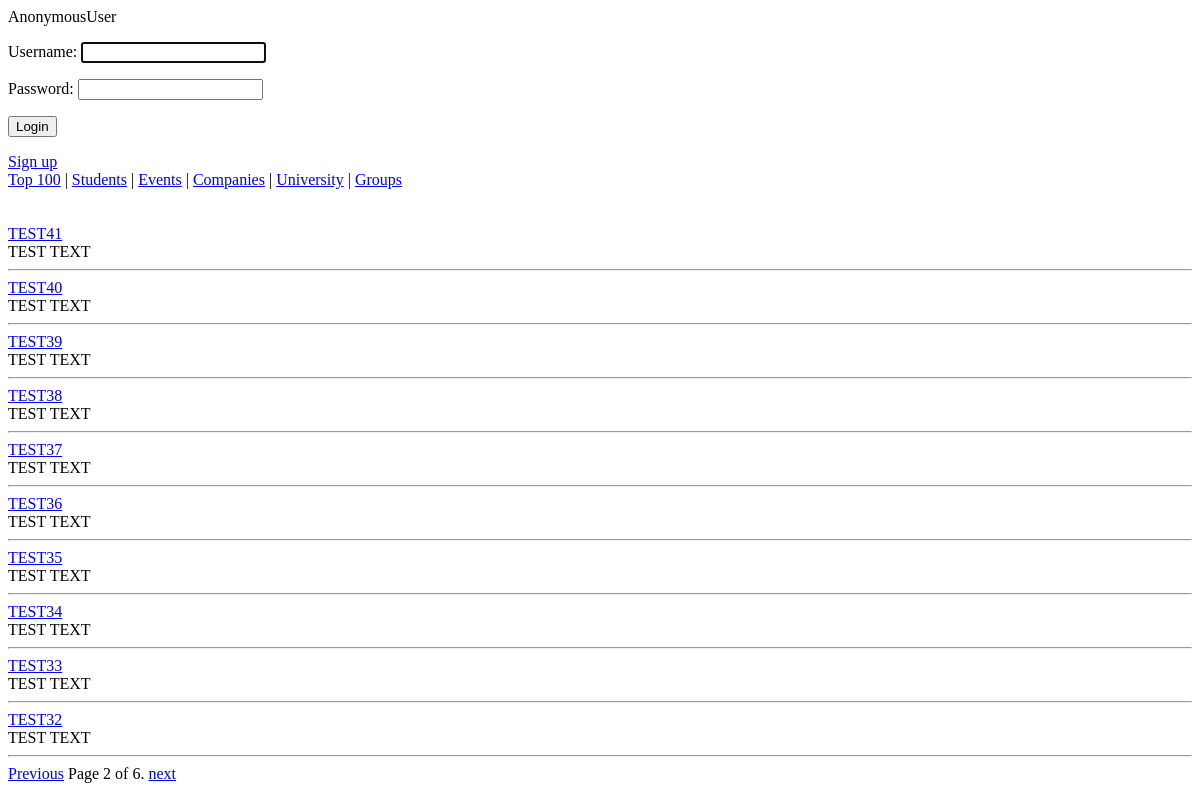
Page /events/?page=2 on the earlier database version.
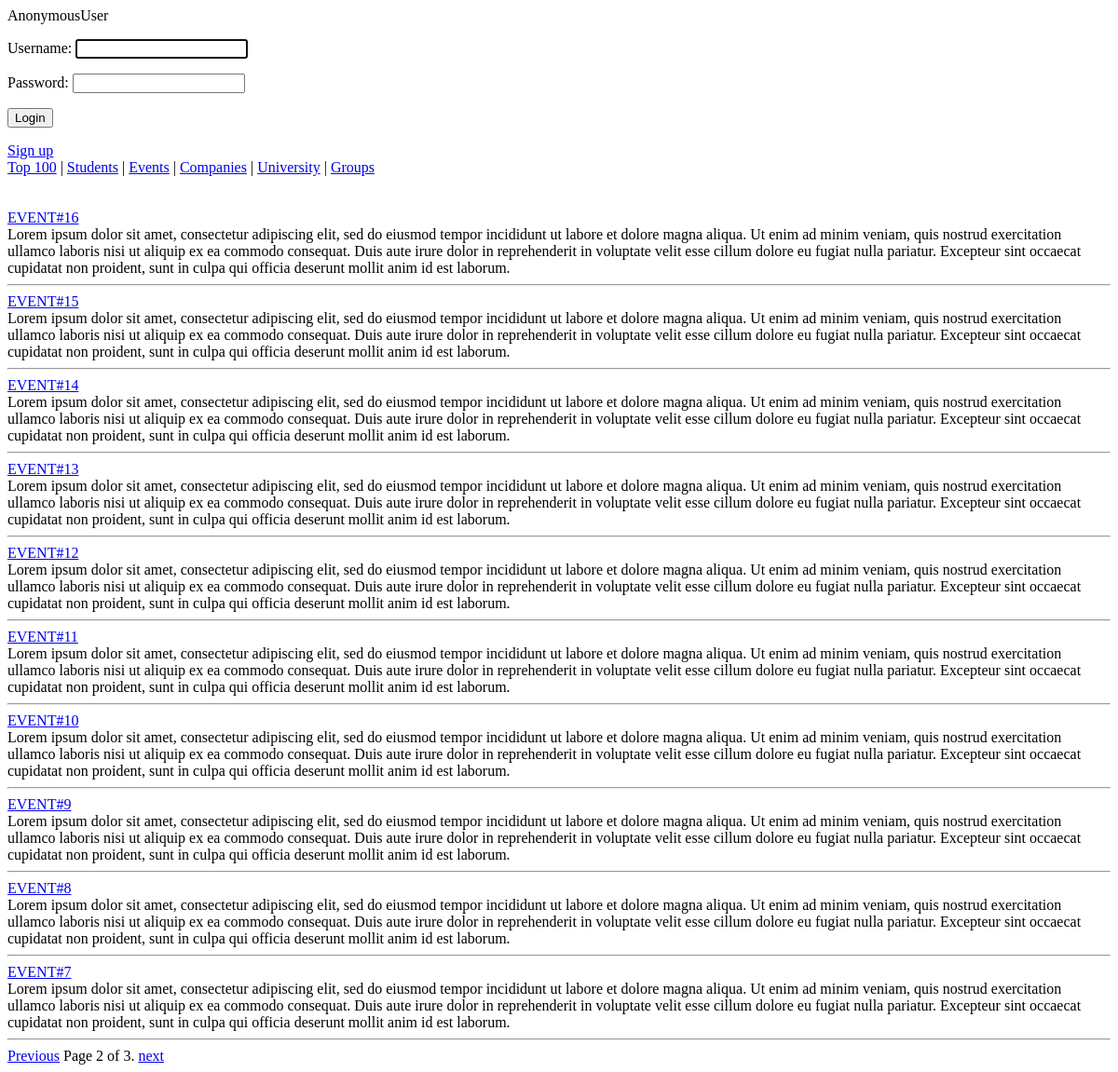
Same page on the later database version.
### events/models.py (models this page shows, shortened)
class Event(models.Model):
    creator = models.ForeignKey(User)
    name = models.CharField(max_length=250)
    text = models.TextField()
    date_published = models.DateTimeField(default=timezone.now, editable=False)
    subscribers = models.ManyToManyField(User, related_name="events")

### events/views.py (the view)
def all_events(request):
    events_all = Event.objects.all().order_by('-date_published')
    paginator = Paginator(events_all, 10)
    page = request.GET.get('page')
    if hasattr(request.user, 'teacher') or hasattr(request.user, 'company'):
        perm_to_create = True
    else:
        perm_to_create = False
    try:
        events = paginator.page(page)
    except PageNotAnInteger:
        events = paginator.page(1)
    except EmptyPage:
        events = paginator.page(paginator.num_pages)
    return render(request, 'events/all_events.html', {'events': events, 'perm_to_create': perm_to_create})

### ratings/ctx_log_processor.py (called while the page is built)
def auth_form(request):
    return {'form': AuthForm(), 'request': request}

### events/templates/events/all_events.html (shortened to what this page needs)
{% extends 'base.html' %}
{%block content%}
    <br />
	{% for event in events %}
        <a href="{% url 'events.views.event_page' pk=event.pk %}">{{ event.name | upper }}</a>
        <br />
        {{ event.text }}
        <hr>
    {% endfor %}
<div class="pagination">
    <span class="step-links">
        {% if events.has_previous %}
            <a href="?page={{ events.previous_page_number }}">Previous</a>
        {% endif %}
        <span class="current">
            Page {{ events.number }} of {{ events.paginator.num_pages }}.
        </span>
        {% if events.has_next %}
            <a href="?page={{ events.next_page_number }}">next</a>
        {% endif %}
    </span>
</div>
{%endblock content%}

Differences in the rows shown:
removed Event: name "TEST41", text "TEST TEXT"
removed Event: name "TEST40", text "TEST TEXT"
removed Event: name "TEST39", text "TEST TEXT"
removed Event: name "TEST38", text "TEST TEXT"
removed Event: name "TEST37", text "TEST TEXT"
removed Event: name "TEST36", text "TEST TEXT"
removed Event: name "TEST35", text "TEST TEXT"
removed Event: name "TEST34", text "TEST TEXT"
removed Event: name "TEST33", text "TEST TEXT"
removed Event: name "TEST32", text "TEST TEXT"
added Event: name "EVENT#16", text "Lorem ipsum dolor sit amet, consectetur adipiscing elit, sed do eiusmod tempor incididunt ut labore et dolore magna aliqua. Ut enim ad minim veniam, quis nostrud exercitation ullamco laboris nisi ut aliquip ex ea commodo consequat. Duis aute irure dolor in reprehenderit in voluptate velit esse cillum dolore eu fugiat nulla pariatur. Excepteur sint occaecat cupidatat non proident, sunt in culpa qui officia deserunt mollit anim id est laborum."
added Event: name "EVENT#15", text "Lorem ipsum dolor sit amet, consectetur adipiscing elit, sed do eiusmod tempor incididunt ut labore et dolore magna aliqua. Ut enim ad minim veniam, quis nostrud exercitation ullamco laboris nisi ut aliquip ex ea commodo consequat. Duis aute irure dolor in reprehenderit in voluptate velit esse cillum dolore eu fugiat nulla pariatur. Excepteur sint occaecat cupidatat non proident, sunt in culpa qui officia deserunt mollit anim id est laborum."
added Event: name "EVENT#14", text "Lorem ipsum dolor sit amet, consectetur adipiscing elit, sed do eiusmod tempor incididunt ut labore et dolore magna aliqua. Ut enim ad minim veniam, quis nostrud exercitation ullamco laboris nisi ut aliquip ex ea commodo consequat. Duis aute irure dolor in reprehenderit in voluptate velit esse cillum dolore eu fugiat nulla pariatur. Excepteur sint occaecat cupidatat non proident, sunt in culpa qui officia deserunt mollit anim id est laborum."
added Event: name "EVENT#13", text "Lorem ipsum dolor sit amet, consectetur adipiscing elit, sed do eiusmod tempor incididunt ut labore et dolore magna aliqua. Ut enim ad minim veniam, quis nostrud exercitation ullamco laboris nisi ut aliquip ex ea commodo consequat. Duis aute irure dolor in reprehenderit in voluptate velit esse cillum dolore eu fugiat nulla pariatur. Excepteur sint occaecat cupidatat non proident, sunt in culpa qui officia deserunt mollit anim id est laborum."
added Event: name "EVENT#12", text "Lorem ipsum dolor sit amet, consectetur adipiscing elit, sed do eiusmod tempor incididunt ut labore et dolore magna aliqua. Ut enim ad minim veniam, quis nostrud exercitation ullamco laboris nisi ut aliquip ex ea commodo consequat. Duis aute irure dolor in reprehenderit in voluptate velit esse cillum dolore eu fugiat nulla pariatur. Excepteur sint occaecat cupidatat non proident, sunt in culpa qui officia deserunt mollit anim id est laborum."
added Event: name "EVENT#11", text "Lorem ipsum dolor sit amet, consectetur adipiscing elit, sed do eiusmod tempor incididunt ut labore et dolore magna aliqua. Ut enim ad minim veniam, quis nostrud exercitation ullamco laboris nisi ut aliquip ex ea commodo consequat. Duis aute irure dolor in reprehenderit in voluptate velit esse cillum dolore eu fugiat nulla pariatur. Excepteur sint occaecat cupidatat non proident, sunt in culpa qui officia deserunt mollit anim id est laborum."
added Event: name "EVENT#10", text "Lorem ipsum dolor sit amet, consectetur adipiscing elit, sed do eiusmod tempor incididunt ut labore et dolore magna aliqua. Ut enim ad minim veniam, quis nostrud exercitation ullamco laboris nisi ut aliquip ex ea commodo consequat. Duis aute irure dolor in reprehenderit in voluptate velit esse cillum dolore eu fugiat nulla pariatur. Excepteur sint occaecat cupidatat non proident, sunt in culpa qui officia deserunt mollit anim id est laborum."
added Event: name "EVENT#9", text "Lorem ipsum dolor sit amet, consectetur adipiscing elit, sed do eiusmod tempor incididunt ut labore et dolore magna aliqua. Ut enim ad minim veniam, quis nostrud exercitation ullamco laboris nisi ut aliquip ex ea commodo consequat. Duis aute irure dolor in reprehenderit in voluptate velit esse cillum dolore eu fugiat nulla pariatur. Excepteur sint occaecat cupidatat non proident, sunt in culpa qui officia deserunt mollit anim id est laborum."
added Event: name "EVENT#8", text "Lorem ipsum dolor sit amet, consectetur adipiscing elit, sed do eiusmod tempor incididunt ut labore et dolore magna aliqua. Ut enim ad minim veniam, quis nostrud exercitation ullamco laboris nisi ut aliquip ex ea commodo consequat. Duis aute irure dolor in reprehenderit in voluptate velit esse cillum dolore eu fugiat nulla pariatur. Excepteur sint occaecat cupidatat non proident, sunt in culpa qui officia deserunt mollit anim id est laborum."
added Event: name "EVENT#7", text "Lorem ipsum dolor sit amet, consectetur adipiscing elit, sed do eiusmod tempor incididunt ut labore et dolore magna aliqua. Ut enim ad minim veniam, quis nostrud exercitation ullamco laboris nisi ut aliquip ex ea commodo consequat. Duis aute irure dolor in reprehenderit in voluptate velit esse cillum dolore eu fugiat nulla pariatur. Excepteur sint occaecat cupidatat non proident, sunt in culpa qui officia deserunt mollit anim id est laborum."
Other differences:
{{ events.paginator.num_pages }}: "6" → "3"
